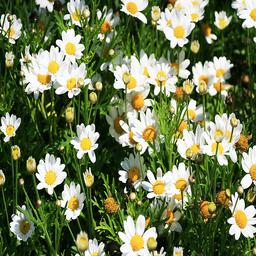
%> input picture daisy/1065724232_6266036875_c.jpg, 256 x 256 px; its folder holds only this picture in this run
$ octave glcmKnn.m   (GNU Octave 9; MATLAB toolbox functions it lacks are replaced by stand-ins)
%> lines starting %> are read from the running program, lines starting %| are printed output that depends on the picture
### glcm.m
function [fitur_mat, kelas] = glcm(dataset)
    fitur_mat = [];
    kelas = [];

    for i = 1:length(dataset)
        current_folder = dataset{i};
        img_files = dir(fullfile(current_folder, '*.jpg'));

        for j = 1:length(img_files)
            namafile = fullfile(current_folder, img_files(j).name);
            citra = imread(namafile);
%> citra is the input picture: size 256x256x3 uint8; mean R, G, B 111.9, 121.7, 83.1

            % Check if the image is RGB or grayscale
            if size(citra, 3) == 3
                citra = rgb2gray(citra);
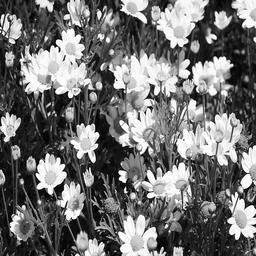
%> citra: size 256x256 uint8; min 0, max 255, mean 114.4
            end

            glcm_mat = graycomatrix(citra);
%> glcm_mat = [8467 3295 781 303 110 78 29 3; 3161 5612 2272 797 329 146 109 61; 806 2190 2558 1320 566 231 155 143; 350 764 1331 1562 950 352 207 175; 139 321 529 1004 1393 628 292 294; 57 132 235 332 650 1246 827 480; 36 112 145 193 347 843 2786 1477; 4 32 114 180 259 451 1545 8984]
            prop = graycoprops(glcm_mat);
%> prop = {Contrast 1.72, Correlation 0.871, Energy 0.0592, Homogeneity 0.713}

            fitur_mat = [fitur_mat; prop.Contrast, prop.Correlation, prop.Energy, prop.Homogeneity];
%> fitur_mat = [1.72 0.871 0.0592 0.713]
            kelas = [kelas; i];
        end
    end
end

### knn.m
function [uji, klasifikasi, hasil, s] = knn(model)

[I, path] = uigetfile('*jpg', 'select an input image');
str = strcat(path, I);
s = imread(str);

% GLCM extraction
m = graycomatrix(a);
g = graycoprops(m);

uji(1) = g.Contrast;
uji(2) = g.Correlation;
uji(3) = g.Energy;
uji(4) = g.Homogeneity;

% Define names for GLCM features
feature_names = {'Contrast', 'Correlation', 'Energy', 'Homogeneity'};

% Display the GLCM features with named x-axis
subplot(2, 3, 4);
bar(uji);
title('GLCM Features');
xticks(1:4);  % Set ticks for each feature
xticklabels(feature_names);  % Set feature names as labels

% Classification
klasifikasi = model.predict(uji());

% Display the final classification result
subplot(2, 3, [5, 6]);
imshow(s);
if klasifikasi' == 1
    hasil = {'Bunga Daisy'};
elseif klasifikasi' == 2
    hasil = {'Bunga Sunflower'};
else
    hasil = {'Tidak Diketahui'};
end
title(['Predicted: ' char(hasil)], 'FontSize', 15);

sgtitle(['Classification Result: ' char(hasil)], 'FontSize', 15);
end

### glcmKnn.m
clear
clc
close all

% Training
cd('D:\SEFA\MDP\SMST 5\PCD\TA PCD Richie-Yosefa');
dataset = {'daisy';'sunflower'};
[fitur_mat, kelas] = glcm(dataset);
%> fitur_mat = [1.72 0.871 0.0592 0.713]; kelas = 1
model = fitcknn(fitur_mat,kelas','NumNeighbors',1);

%Testing
[uji, klasifikasi, hasil, s] = knn(model);
%> the answer given: daisy/1065724232_6266036875_c.jpg
%> the run ends on the next line
